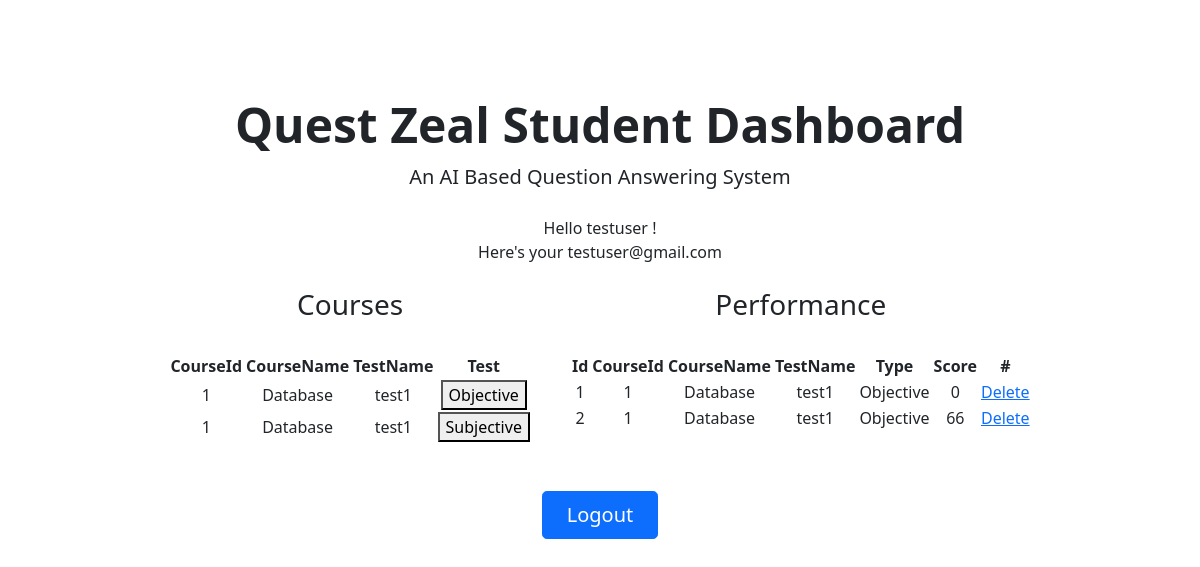
/studentDashboard (signed in), run on an earlier commit of the app's database.
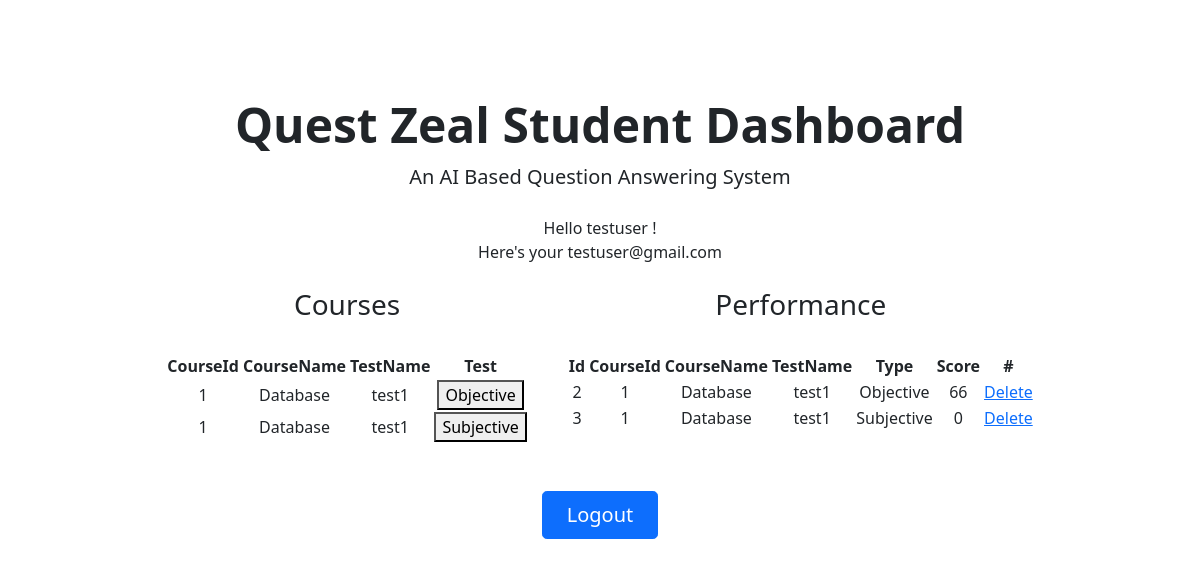
And on a later commit of the database.
### app/models.py (models this page shows, shortened)
class Users(db.Model, UserMixin):
    __tablename__ = 'Users'
    id       = db.Column(db.Integer,     primary_key=True)
    user     = db.Column(db.String(64),  unique = True)
    email    = db.Column(db.String(120), unique = True)
    password = db.Column(db.String(500))

class Tests(db.Model):
    __tablename__ = 'Tests'
    id = db.Column(db.Integer, primary_key=True)
    course_name = db.Column(db.String(20), unique=False, nullable=False)
    test_name = db.Column(db.String(20), unique=False, nullable=False)
    file_name = db.Column(db.String(20), unique=True, nullable=False)

class Students(db.Model):
    __tablename__ = 'Students'
    id = db.Column(db.Integer, primary_key=True)
    course_id = db.Column(db.Integer, unique=False, nullable = False)
    course_name = db.Column(db.String(20), unique=False, nullable=False)
    test_name = db.Column(db.String(20), unique=False, nullable=False)
    type = db.Column(db.String(20),unique=False,nullable=False)
    score = db.Column(db.String(10),unique=False, nullable=False)

### app/views.py (the view)
@app.route('/studentDashboard')
@login_required
def studentDashboard():
    tests = Tests.query.all()
    students = Students.query.all()
    if current_user.user == "admin":
        return render_template('page-404.html'), 404
    else :
        return render_template( 'studentDashboard.html',name = current_user.user , email= current_user.email, tests=tests, students = students)

### app/views.py (called while the page is built)
@lm.user_loader
def load_user(user_id):
    return Users.query.get(int(user_id))

### app/templates/studentDashboard.html (shortened to what this page needs)
<!DOCTYPE html>
<html lang="en">
  <head>
    <link
      rel="stylesheet"
      href="https://cdn.jsdelivr.net/npm/bootstrap@5.1.1/dist/css/bootstrap.min.css"
    />
    <link rel="stylesheet" href="/static/assets/css/custom.css" />
  </head>
  <body>
    <main>
      <div class="px-4 py-5 my-5 text-center">
        <h1 class="display-5 fw-bold">Quest Zeal Student Dashboard</h1>
        <div class="col-lg-6 mx-auto">
          <p class="lead mb-4">An AI Based Question Answering System</p>
          <div class="d-grid gap-2 d-sm-flex justify-content-sm-center">
            Hello {{name}} !
            <br />
            Here's your {{email}}
          </div>
          <br />
          <div class="d-grid gap-2 d-sm-flex justify-content-sm-center">
            <div>
              <h3>Courses</h3>
              <br />
              <table>
                <thead>
                  <th>CourseId</th>
                  <th></th>
                  <th>CourseName</th>
                  <th></th>
                  <th>TestName</th>
                  <th></th>
                  <th>Test</th>
                </thead>
                {% for data in tests %}
                <tbody>
                  <td>{{data.id}}</td>
                  <td></td>
                  <td>{{data.course_name}}</td>
                  <td></td>
                  <td>{{data.test_name}}</td>
                  <td></td>
                  <td> <a href="/Objective_QA_Generation/{{data.id}}"><button>Objective</button></a> </td>
                </tbody>
                <tbody>
                    <td>{{data.id}}</td>
                    <td></td>
                    <td>{{data.course_name}}</td>
                    <td></td>
                    <td>{{data.test_name}}</td>
                    <td></td>
                    <td> <a href="/Subjective_Questions/{{data.id}}"><button>Subjective</button></a> </td>
                  </tbody>
                {% endfor%}
              </table>
            </div>
            <br />
            <br />
            <br />
            <div>
              <h3>Performance</h3>
              <br />
              <table>
                <thead>
                  <th>Id</th>
                  <th></th>
                  <th>CourseId</th>
                  <th></th>
                  <th>CourseName</th>
                  <th></th>
                  <th>TestName</th>
                  <th></th>
                  <th>Type</th>
                  <th></th>
                  <th>Score</th>
                  <th></th>
                  <th>#</th>
                </thead>
                {% for data in students %}
                <tbody>
                  <td>{{data.id}}</td>
                  <td></td>
                  <td>{{data.course_id}}</td>
                  <td></td>
                  <td>{{data.course_name}}</td>
                  <td></td>
                  <td>{{data.test_name}}</td>
                  <td></td>
                  <td>{{data.type}}</td>
                  <td></td>
                  <td>{{data.score}}</td>
                  <td><td><a href="/dlt/{{data.id}}" type="button">Delete</a></td>
                </tbody>
                {% endfor%}
              </table>
            </div>
          </div>
          <br />
          <br />
          <div class="d-grid gap-2 d-sm-flex justify-content-sm-center">
            <a
              href="/logout"
              type="button"
              class="btn btn-primary btn-lg px-4 gap-3"
              >Logout</a
            >
          </div>
        </div>
      </div>
    </main>
  </body>
</html>

What changed in the data, as far as the page shows it:
removed Students: id "1", course_id "1", course_name "Database", test_name "test1", type "Objective", score "0"
added Students: id "3", course_id "1", course_name "Database", test_name "test1", type "Subjective", score "0"
